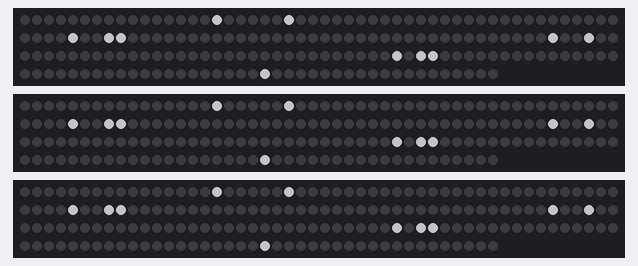
The sketch below on a simulated ESP32. Parts: 3 × 190 RGB LEDs in strip order, left to right, continuing on the next row. Dim RGB values are drawn brighter than linear; random numbers use the default seed unless the sketch sets one.

Above: at 3.1 s.
At 7.68 s:
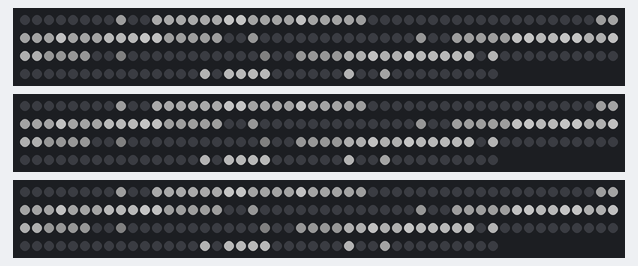
At 12.26 s:
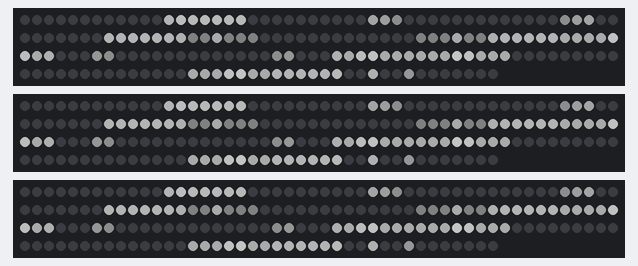
At 21.41 s:
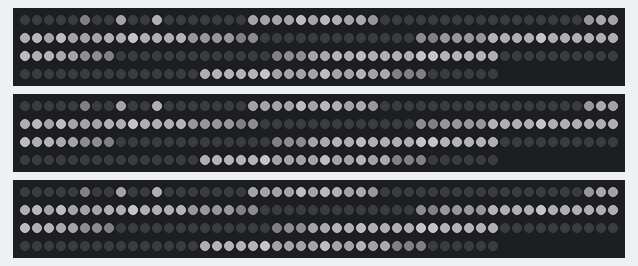
At 30.57 s:
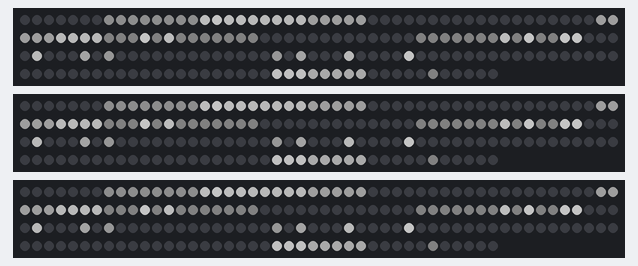
At 39.9 s:
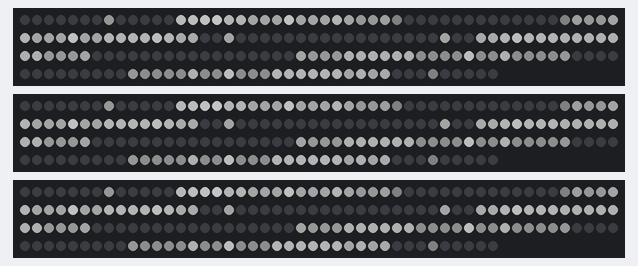

The sketch:

WHITE_SNOWFALL_ESP32.ino
```cpp
// AUTHOR Eduardo Ortega
// White - snowfall

#include <FastLED_NeoPixel.h>
#define LED_PIN_2               2
#define LED_PIN_4               4
#define LED_PIN_5               5
#define LED_TYPE                WS2812B
#define NUM_LED_PER_STRIP       19
#define NUM_STRIP               10
#define NUM_LEDS                190
#define BRIGHTNESS              100
#define FADE_LOWER_BOUND        30
#define FADE_UPPER_BOUND        50
#define FADE_DELAY_LOWER_BOUND  125
#define FADE_DELAY_UPPER_BOUND  175
CRGB leds[NUM_LED_PER_STRIP][NUM_STRIP];
FastLED_NeoPixel<NUM_LEDS, LED_PIN_2, NEO_GRB> leds_2;
FastLED_NeoPixel<NUM_LEDS, LED_PIN_4, NEO_GRB> leds_4;
FastLED_NeoPixel<NUM_LEDS, LED_PIN_5, NEO_GRB> leds_5;


void setup() {
  delay(3000);
  leds_2.begin();
  leds_2.setBrightness( BRIGHTNESS );
  leds_4.begin();
  leds_4.setBrightness( BRIGHTNESS );
  leds_5.begin();
  leds_5.setBrightness( BRIGHTNESS );
}

void assign_WHITE_LEDS(int index, int strip) {
  CRGB col_w = leds[index][strip];
  uint32_t color = leds_2.Color(col_w.red, col_w.green, col_w.blue);
  if( strip == 0 ) {
    leds_2.setPixelColor(NUM_LED_PER_STRIP-index-1, color);
    leds_4.setPixelColor(NUM_LED_PER_STRIP-index-1, color);
    leds_5.setPixelColor(NUM_LED_PER_STRIP-index-1, color);
  } else {
    leds_2.setPixelColor((strip*2*NUM_LED_PER_STRIP) + (NUM_LED_PER_STRIP-index), color);
    leds_2.setPixelColor((((strip*2)-1)*NUM_LED_PER_STRIP)+index, color);
    leds_4.setPixelColor((strip*2*NUM_LED_PER_STRIP) + (NUM_LED_PER_STRIP-index), color);
    leds_4.setPixelColor((((strip*2)-1)*NUM_LED_PER_STRIP)+index, color);
    leds_5.setPixelColor((strip*2*NUM_LED_PER_STRIP) + (NUM_LED_PER_STRIP-index), color);
    leds_5.setPixelColor((((strip*2)-1)*NUM_LED_PER_STRIP)+index, color);
  }
}

void fade_pixel(int i, int strip, long fade) {
  int red = int(leds[i][strip].red - fade);
  int blue = int(leds[i][strip].blue - fade);
  int green = int(leds[i][strip].green - fade);
  if(red < 0){ red = 0; }
  if(blue < 0){ blue = 0; }
  if(green < 0){ green = 0; }
  leds[i][strip] = CRGB(red, green, blue);
}

void fade_black(long fade){
  for( int strip=0; strip < NUM_STRIP; strip++) {
    for(int i=0; i < NUM_LED_PER_STRIP; i++){
        fade_pixel(i, strip, fade);
    }
  }
}

void white_update(){
  //snow fall chance
  for ( int j = 0; j < NUM_STRIP; j++) {
    long SPARKING = random(80, 100);
    if( random8() < SPARKING ) {
      int y = random8(3);
      leds[y][j] = CRGB(255, 255, 255);
    }
  }

  // increment snow fall
  for( int strip=0; strip < NUM_STRIP; strip++){
    CRGB led_tmp[NUM_LED_PER_STRIP];
    for( int pixel=0; pixel < NUM_LED_PER_STRIP-1; pixel++) {
      led_tmp[pixel] = leds[pixel-1][strip];
    }
    for( int pixel=1; pixel < NUM_LED_PER_STRIP-1; pixel++) {
      leds[pixel][strip] = led_tmp[pixel];
    }
  }

  // fade snow fall (all pixels)
  fade_black(20);

  for ( int strip = 0; strip < NUM_STRIP; strip++) {
    for( int cell_index = 0; cell_index < NUM_LED_PER_STRIP; cell_index++) {
      assign_WHITE_LEDS(cell_index, strip);
    }
  }
}

void WHITE_ANIMATION() {
  white_update();
  leds_2.show();
  leds_4.show();
  leds_5.show();
  delay(150);
}

void loop() {
  WHITE_ANIMATION();
}
```
